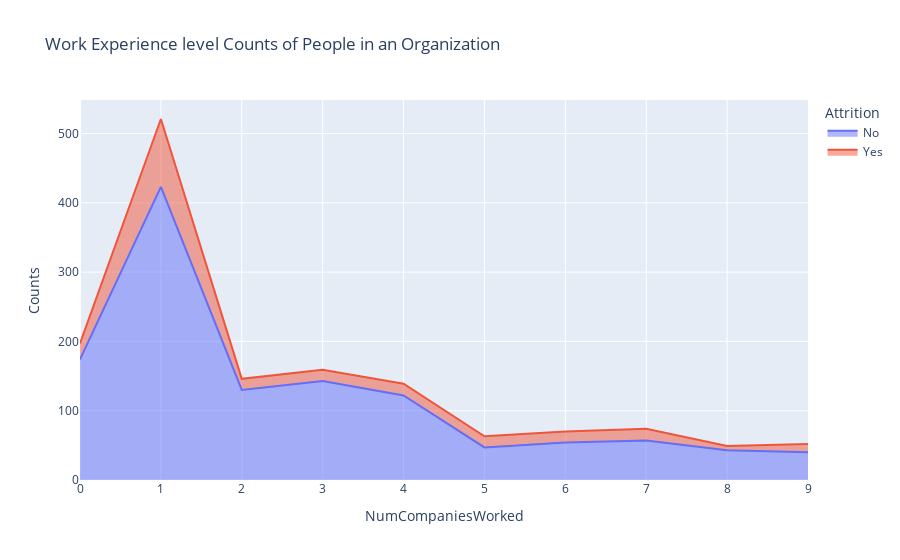

The notebook cell this image was saved under:
### Markdown cell above
# How does work experience affect attrition?

### Code cell
ncwrd_att=df.groupby(['NumCompaniesWorked','Attrition']).apply(lambda x:x['DailyRate'].count()).reset_index(name='Counts')
px.area(ncwrd_att,x='NumCompaniesWorked',y='Counts',color='Attrition',title='Work Experience level Counts of People in an Organization')

### Figure 1 — Plotly figure (JSON) as saved in the notebook; plotly's stock layout.template omitted (floating-point values rounded to 4 significant figures)
{"data": [{"fillpattern": {"shape": ""}, "hovertemplate": "Attrition=No<br>NumCompaniesWorked=%{x}<br>Counts=%{y}<extra></extra>", "legendgroup": "No", "line": {"color": "#636efa"}, "marker": {"symbol": "circle"}, "mode": "lines", "name": "No", "orientation": "v", "showlegend": true, "stackgroup": "1", "type": "scatter", "x": [0, 1, 2, 3, 4, 5, 6, 7, 8, 9], "xaxis": "x", "y": [174, 423, 130, 143, 122, 47, 54, 57, 43, 40], "yaxis": "y"}, {"fillpattern": {"shape": ""}, "hovertemplate": "Attrition=Yes<br>NumCompaniesWorked=%{x}<br>Counts=%{y}<extra></extra>", "legendgroup": "Yes", "line": {"color": "#EF553B"}, "marker": {"symbol": "circle"}, "mode": "lines", "name": "Yes", "orientation": "v", "showlegend": true, "stackgroup": "1", "type": "scatter", "x": [0, 1, 2, 3, 4, 5, 6, 7, 8, 9], "xaxis": "x", "y": [23, 98, 16, 16, 17, 16, 16, 17, 6, 12], "yaxis": "y"}], "layout": {"autosize": true, "legend": {"title": {"text": "Attrition"}, "tracegroupgap": 0}, "title": {"text": "Work Experience level Counts of People in an Organization"}, "xaxis": {"anchor": "y", "autorange": true, "domain": [0, 1], "range": [0, 9], "title": {"text": "NumCompaniesWorked"}, "type": "linear"}, "yaxis": {"anchor": "x", "autorange": true, "domain": [0, 1], "range": [0, 548.4], "title": {"text": "Counts"}, "type": "linear"}}}
